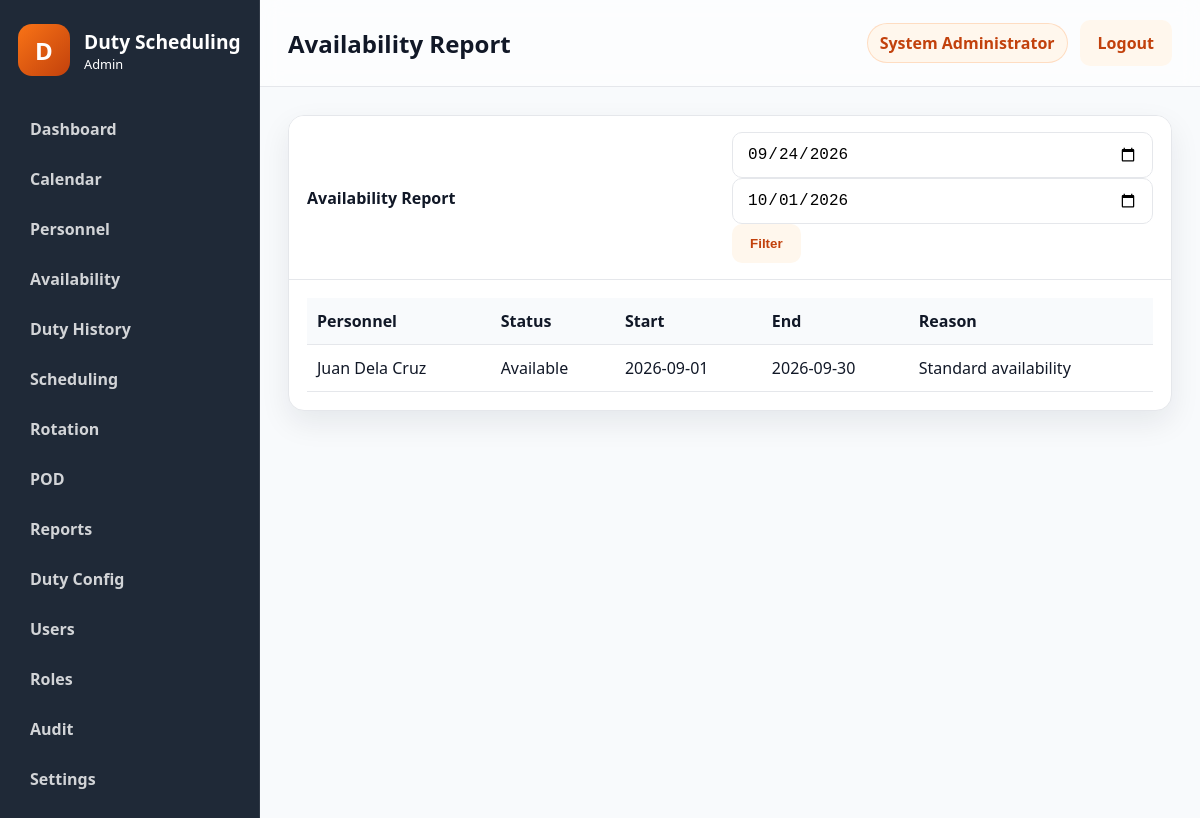
The page /public/?route=reports/availability (signed in) on the database its author committed.
### tables this page shows
CREATE TABLE users (
    id INT NOT NULL AUTO_INCREMENT,
    username VARCHAR(50) NOT NULL,
    password_hash VARCHAR(255) NOT NULL,
    full_name VARCHAR(100) NOT NULL,
    email VARCHAR(100) NULL,
    role_id INT NOT NULL,
    status ENUM('active','inactive') NOT NULL DEFAULT 'active',
    failed_login_attempts INT NOT NULL DEFAULT 0,
    locked_until DATETIME NULL,
    last_login DATETIME NULL,
    created_at TIMESTAMP NOT NULL DEFAULT CURRENT_TIMESTAMP,
    updated_at TIMESTAMP NOT NULL DEFAULT CURRENT_TIMESTAMP ON UPDATE CURRENT_TIMESTAMP,
    PRIMARY KEY (id),
    UNIQUE KEY uk_users_username (username),
    KEY idx_users_role_id (role_id),
    CONSTRAINT fk_users_role_id FOREIGN KEY (role_id) REFERENCES roles (id)
        ON UPDATE CASCADE
        ON DELETE RESTRICT
);

CREATE TABLE personnel_availability (
    id INT NOT NULL AUTO_INCREMENT,
    personnel_id INT NOT NULL,
    status ENUM('Available','Leave','Schooling','Sick','Official Assignment','Training','Temporarily Unavailable','Other') NOT NULL,
    start_date DATE NOT NULL,
    end_date DATE NULL,
    reason VARCHAR(255) NULL,
    remarks TEXT NULL,
    created_by INT NULL,
    created_at TIMESTAMP NOT NULL DEFAULT CURRENT_TIMESTAMP,
    PRIMARY KEY (id),
    UNIQUE KEY uk_personnel_availability (personnel_id, start_date, status),
    KEY idx_personnel_availability_personnel_id (personnel_id),
    KEY idx_personnel_availability_created_by (created_by),
    CONSTRAINT fk_personnel_availability_personnel_id FOREIGN KEY (personnel_id) REFERENCES personnel (id)
        ON UPDATE CASCADE
        ON DELETE RESTRICT,
    CONSTRAINT fk_personnel_availability_created_by FOREIGN KEY (created_by) REFERENCES users (id)
        ON UPDATE CASCADE
        ON DELETE RESTRICT
);

CREATE TABLE personnel (
    id INT NOT NULL AUTO_INCREMENT,
    service_number VARCHAR(20) NOT NULL,
    first_name VARCHAR(50) NOT NULL,
    middle_name VARCHAR(50) NULL,
    last_name VARCHAR(50) NOT NULL,
    suffix VARCHAR(20) NULL,
    designation VARCHAR(100) NULL,
    unit VARCHAR(100) NULL,
    contact_number VARCHAR(30) NULL,
    email VARCHAR(100) NULL,
    status ENUM('active','inactive') NOT NULL DEFAULT 'active',
    rank_id INT NOT NULL,
    created_at TIMESTAMP NOT NULL DEFAULT CURRENT_TIMESTAMP,
    updated_at TIMESTAMP NOT NULL DEFAULT CURRENT_TIMESTAMP ON UPDATE CURRENT_TIMESTAMP,
    PRIMARY KEY (id),
    UNIQUE KEY uk_personnel_service_number (service_number),
    KEY idx_personnel_rank_id (rank_id),
    KEY idx_personnel_status (status),
    CONSTRAINT fk_personnel_rank_id FOREIGN KEY (rank_id) REFERENCES ranks (id)
        ON UPDATE CASCADE
        ON DELETE RESTRICT
);

### controllers/ReportController.php (called while the page is built, shortened)
<?php
class ReportController
{
    public function availability(): void
    {
        $pageTitle = 'Availability Report';
        $start = trim((string) ($_GET['start_date'] ?? date('Y-m-d')));
        $end = trim((string) ($_GET['end_date'] ?? date('Y-m-d', strtotime('+7 days'))));
        if (validate_date($start) && validate_date($end)) {
            $pdo = get_db();
            $statement = $pdo->prepare(
                'SELECT a.*, p.first_name, p.last_name, r.rank_abbr
                 FROM personnel_availability a
                 LEFT JOIN personnel p ON p.id = a.personnel_id
                 LEFT JOIN ranks r ON r.id = p.rank_id
                 WHERE a.start_date <= :end_date AND (a.end_date IS NULL OR a.end_date >= :start_date)
                 ORDER BY a.start_date ASC'
            );
            $statement->execute([':start_date' => $start, ':end_date' => $end]);
            $records = $statement->fetchAll() ?: [];
        }
        include APP_ROOT . '/views/layouts/layout.php';
    }
}

### public/index.php (called while the page is built, shortened)
<?php
$route = trim((string) ($_GET['route'] ?? ''), " /\t\n\r");
$routeResolver = resolve_route($route);
[$controllerName, $actionName] = $routeResolver;
if ($route !== 'auth/login' && $route !== 'auth/logout' && !is_logged_in()) {
    redirect(APP_PUBLIC_URL . '/?route=auth/login');
}
$controller = new $controllerName();
$controller->{$actionName}();

### core/functions.php (called while the page is built, shortened)
<?php
function normalize_permission(string $permission): string
{
    $normalized = trim(strtolower($permission));
    $normalized = str_replace(':', '.', $normalized);
    $normalized = str_replace('_', '.', $normalized);
    return $normalized;
}
function e(mixed $value): string
{
    return htmlspecialchars((string) $value, ENT_QUOTES, 'UTF-8');
}
function user_has_permission(string $permission): bool
{
    $user = current_user();
    $permissions = $user['permissions'] ?? [];
    return in_array(normalize_permission($permission), $permissions, true);
}

### core/auth.php (called while the page is built, shortened)
<?php
function is_logged_in(): bool
{
    $user = current_user();
    return !empty($user);
}
function current_user(): ?array
{
    $sessionUser = $_SESSION['user'] ?? null;
    $userId = (int) ($_SESSION['user_id'] ?? 0);
    if (is_array($sessionUser) && !empty($sessionUser['id'])) {
        $user = User::findById($userId);
        $role = Role::findById((int) ($user['role_id'] ?? 0));
        $user['role_name'] = $role['role_name'] ?? ($sessionUser['role_name'] ?? '');
        $user['permissions'] = Role::getPermissionsForRoleId((int) ($user['role_id'] ?? 0));
        return $user;
    }
    $user = User::findById($userId);
    $role = Role::findById((int) ($user['role_id'] ?? 0));
    $user['role_name'] = $role['role_name'] ?? '';
    $user['permissions'] = Role::getPermissionsForRoleId((int) ($user['role_id'] ?? 0));
    return $user;
}

### models/User.php (called while the page is built, shortened)
<?php
class User
{
    public static function findById(int $id): ?array
    {
        $pdo = get_db();
        $statement = $pdo->prepare(
            'SELECT u.*, r.role_name, r.permissions AS role_permissions
             FROM users u
             LEFT JOIN roles r ON r.id = u.role_id
             WHERE u.id = :id
             LIMIT 1'
        );
        $statement->execute([':id' => $id]);
        $user = $statement->fetch();
        $user['permissions'] = Role::decodePermissions($user['role_permissions'] ?? '[]');
        return $user;
    }
}

### models/Role.php (called while the page is built, shortened)
<?php
class Role
{
    public static function findById(int $id): ?array
    {
        $pdo = get_db();
        $statement = $pdo->prepare('SELECT * FROM roles WHERE id = :id LIMIT 1');
        $statement->execute([':id' => $id]);
        $role = $statement->fetch();
        return $role ?: null;
    }
    public static function getPermissionsForRoleId(int $roleId): array
    {
        $role = self::findById($roleId);
        return self::decodePermissions($role['permissions'] ?? '[]');
    }
    public static function decodePermissions(mixed $permissions): array
    {
        $values = [];
        if (is_array($permissions)) {
            $values = array_values($permissions);
        } else {
            $decoded = json_decode((string) $permissions, true);
            if (is_array($decoded)) {
                $values = array_values($decoded);
            }
        }
        $normalized = [];
        foreach ($values as $value) {
            $normalized[] = normalize_permission((string) $value);
        }
        return array_values(array_unique($normalized));
    }
}

### views/reports/availability.php (the view, shortened to what this page needs)
<?php
$records = $records ?? [];
?>
<div class="panel">
    <div class="panel-header">
        <span>Availability Report</span>
        <form method="get" action="<?= e(APP_PUBLIC_URL . '/?route=reports/availability'); ?>" class="inline-form no-print">
            <input type="date" name="start_date" value="<?= e((string) ($_GET['start_date'] ?? date('Y-m-d'))); ?>">
            <input type="date" name="end_date" value="<?= e((string) ($_GET['end_date'] ?? date('Y-m-d', strtotime('+7 days')))); ?>">
            <button type="submit" class="btn btn-secondary">Filter</button>
        </form>
    </div>
    <div class="panel-body">
        <table class="data-table">
            <thead>
                <tr>
                    <th>Personnel</th>
                    <th>Status</th>
                    <th>Start</th>
                    <th>End</th>
                    <th>Reason</th>
                </tr>
            </thead>
            <tbody>
                <?php foreach ($records as $record): ?>
                    <tr>
                        <td><?= e(trim(($record['first_name'] ?? '') . ' ' . ($record['last_name'] ?? ''))); ?></td>
                        <td><?= e($record['status'] ?? ''); ?></td>
                        <td><?= e((string) ($record['start_date'] ?? '')); ?></td>
                        <td><?= e((string) ($record['end_date'] ?? '')); ?></td>
                        <td><?= e($record['reason'] ?? ''); ?></td>
                    </tr>
                <?php endforeach; ?>
            </tbody>
        </table>
    </div>
</div>

### views/layouts/layout.php (shortened to what this page needs)
<?php
$user = $user ?? current_user();
$pageTitle = $pageTitle ?? 'Dashboard';
$viewFile = $viewFile ?? APP_ROOT . '/views/dashboard/index.php';
?>
<!doctype html>
<html lang="en">
<head>
    <link rel="stylesheet" href="<?= e(APP_PUBLIC_URL . '/assets/css/app.css'); ?>">
    <link rel="stylesheet" href="<?= e(APP_PUBLIC_URL . '/assets/css/print.css'); ?>">
</head>
<body class="app-body">
    <div class="app-shell">
        <?php include APP_ROOT . '/views/layouts/sidebar.php'; ?>
        <main class="main-panel">
            <header class="topbar no-print">
                <div>
                    <h1><?= e($pageTitle); ?></h1>
                </div>
                <div class="topbar-actions">
                    <span class="user-pill"><?= e($user['full_name'] ?? 'Administrator'); ?></span>
                    <a class="btn btn-secondary" href="<?= e(APP_PUBLIC_URL . '/?route=auth/logout'); ?>">Logout</a>
                </div>
            </header>
            <section class="content-area">
                <?php include $viewFile; ?>
            </section>
        </main>
    </div>
</body>
</html>

### public/assets/css/app.css (style rules this page uses)
:root { --primary: #F97316; --primary-dark: #C2410C; --primary-light: #FFF7ED; --dark: #1F2937; --bg: #F8FAFC; --border: #E5E7EB; --text: #111827; --muted: #6B7280; --shadow: 0 12px 30px rgba(15, 23, 42, 0.08); --radius: 16px; --card-bg: #FFFFFF; --danger: #DC2626; --success: #16A34A; --warning: #F59E0B; }
* { box-sizing: border-box; }
html, body { margin: 0; min-height: 100%; font-family: "Segoe UI", Tahoma, Geneva, Verdana, sans-serif; background: var(--bg); color: var(--text); }
body { min-height: 100vh; }
input { width: 100%; padding: 12px 14px; border: 1px solid var(--border); border-radius: 10px; background: #fff; font-size: 1rem; }
.btn { display: inline-flex; align-items: center; justify-content: center; padding: 12px 18px; border: none; border-radius: 10px; text-decoration: none; cursor: pointer; font-weight: 600; transition: opacity 0.2s ease; }
.btn-secondary { background: var(--primary-light); color: var(--primary-dark); }
.app-body { background: var(--bg); }
.app-shell { display: flex; min-height: 100vh; }
.main-panel { flex: 1; display: flex; flex-direction: column; }
.topbar { display: flex; align-items: center; justify-content: space-between; padding: 20px 28px; background: rgba(255, 255, 255, 0.6); border-bottom: 1px solid var(--border); backdrop-filter: blur(10px); }
.topbar h1 { margin: 0; font-size: 1.5rem; }
.topbar-actions { display: flex; align-items: center; gap: 12px; }
.user-pill { background: var(--primary-light); color: var(--primary-dark); border: 1px solid rgba(249, 115, 22, 0.2); border-radius: 999px; padding: 8px 12px; font-weight: 600; }
.content-area { padding: 28px; }
.data-table { width: 100%; border-collapse: collapse; }
.data-table th, .data-table td { padding: 12px 10px; text-align: left; border-bottom: 1px solid var(--border); }
.data-table th { background: #f8fafc; }
.panel { background: var(--card-bg); border: 1px solid var(--border); border-radius: var(--radius); overflow: hidden; box-shadow: var(--shadow); }
.panel-header { display: flex; align-items: center; justify-content: space-between; padding: 16px 18px; border-bottom: 1px solid var(--border); background: #fff; font-weight: 700; }
.panel-body { padding: 18px; }
.no-print { print-color-adjust: exact; }

### public/assets/css/print.css (style rules this page uses)
body { background: #fff; }

### rows shown on the page
users: full_name "System Administrator"
personnel_availability: personnel.last_name "Juan Dela Cruz", status "Available", start_date "2026-09-01", end_date "2026-09-30", reason "Standard availability"

### other values the page prints
$item['label'] "Dashboard"
$item['label'] "Calendar"
$item['label'] "Personnel"
$item['label'] "Availability"
$item['label'] "Duty History"
$item['label'] "Scheduling"
$item['label'] "Rotation"
$item['label'] "POD"
$item['label'] "Reports"
$item['label'] "Duty Config"
$item['label'] "Users"
$item['label'] "Roles"
$item['label'] "Audit"
$item['label'] "Settings"
$pageTitle "Availability Report"
